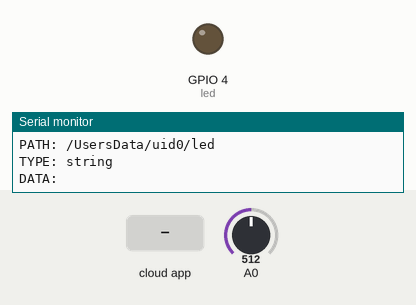
Recording of a sketch running on a simulated ESP8266 (NodeMCU). On the bench: output pins drawn as LEDs (lit = HIGH), the last lines printed to the serial monitor. Inputs (shaded band) come from the test bench; at power-on: A0 = 512. WiFi joins after 1.5 s; servers stay silent unless stated; the Firebase database answers and starts empty.

Above: at 3.2 s.
3.3 s: the phone or cloud app sets led to ON
At 5.9 s:
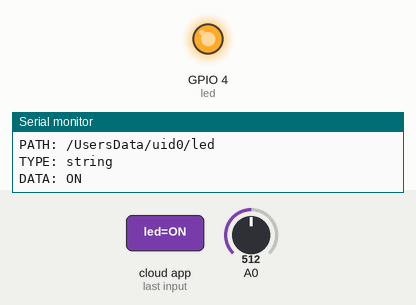
Timing chart, 0 to 7.4 s (numbered marks = the images above; inputs shaded):
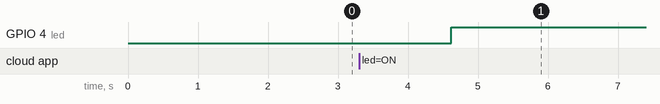

Measured:
- after the input at 3.3 s, GPIO 4 (led): LOW → HIGH after 1.3 s

The sketch:

firebase.ino
```cpp
#include <Arduino.h>
#if defined(ESP32)
  #include <WiFi.h>
#elif defined(ESP8266)
  #include <ESP8266WiFi.h>
#endif
#include <Firebase_ESP_Client.h>
#include <Wire.h>
#include <Adafruit_Sensor.h>


// Provide the token generation process info.
#include "addons/TokenHelper.h"
// Provide the RTDB payload printing info and other helper functions.
#include "addons/RTDBHelper.h"

// Insert your network credentials
#define WIFI_SSID "NOMBRE WIFI"
#define WIFI_PASSWORD "CONTRASEÑA WIFI"

// Insert Firebase project API Key
#define API_KEY "API FIREBASE"

// Insert Authorized Email and Corresponding Password
#define USER_EMAIL "CORREO"
#define USER_PASSWORD "CONTRASEÑA"

// Insert RTDB URLefine the RTDB URL
#define DATABASE_URL "BASE DE DATOS"

// Define Firebase objects
FirebaseData fbdo;
FirebaseAuth auth;
FirebaseConfig config;

// Variable to save USER UID
String uid;

// Variables to save database paths
String databasePath;
String tempPath;
String humPath;
String presPath;
String ledPath;

// BME280 sensor
//Adafruit_BME280 bme; // I2C
float temperature;
float humidity;
float pressure;
const int led = 4;//led
const int potPin = 34;//analogo read
int potValue = 0;

// Timer variables (send new readings every three minutes)
unsigned long sendDataPrevMillis = 0;
unsigned long timerDelay = 2000;

// Initialize WiFi
void initWiFi() {
  WiFi.begin(WIFI_SSID, WIFI_PASSWORD);
  Serial.print("Connecting to WiFi ..");
  while (WiFi.status() != WL_CONNECTED) {
    Serial.print('.');
    delay(1000);
  }
  Serial.println(WiFi.localIP());
  Serial.println();
}

// Write float values to the database
void sendFloat(String path, float value){
  if (Firebase.RTDB.setFloat(&fbdo, path.c_str(), value)){
    Serial.print("Writing value: ");
    Serial.print (value);
    Serial.print(" on the following path: ");
    Serial.println(path);
    Serial.println("PASSED");
    Serial.println("PATH: " + fbdo.dataPath());
    Serial.println("TYPE: " + fbdo.dataType());
  }
  else {
    Serial.println("FAILED");
    Serial.println("REASON: " + fbdo.errorReason());
  }
}
void readData(String path){
  String readIncoming ="";
  if (Firebase.RTDB.getString(&fbdo, path.c_str())){
    Serial.println("PATH: " + fbdo.dataPath());
    Serial.println("TYPE: " + fbdo.dataType());
    if(fbdo.dataType()=="string"){
      readIncoming =fbdo.stringData();
       Serial.println("DATA: " + readIncoming);
      if(readIncoming=="ON"){
        digitalWrite(led, HIGH);   // turn the LED on (HIGH is the voltage level)
        }
        else{
         digitalWrite(led, LOW);   // turn the LED on (HIGH is the voltage level)
        }
     }
    }
  else {
    Serial.println("FAILED");
    Serial.println("REASON: " + fbdo.errorReason());
  }
}

void setup(){
  Serial.begin(115200);
  pinMode(led, OUTPUT);
  // Initialize BME280 sensor
  //initBME();
  initWiFi();

  // Assign the api key (required)
  config.api_key = API_KEY;

  // Assign the user sign in credentials
  auth.user.email = USER_EMAIL;
  auth.user.password = USER_PASSWORD;

  // Assign the RTDB URL (required)
  config.database_url = DATABASE_URL;

  Firebase.reconnectWiFi(true);
  fbdo.setResponseSize(4096);

  // Assign the callback function for the long running token generation task */
  config.token_status_callback = tokenStatusCallback; //see addons/TokenHelper.h

  // Assign the maximum retry of token generation
  config.max_token_generation_retry = 5;

  // Initialize the library with the Firebase authen and config
  Firebase.begin(&config, &auth);

  // Getting the user UID might take a few seconds
  Serial.println("Getting User UID");
  while ((auth.token.uid) == "") {
    Serial.print('.');
    delay(1000);
  }
  // Print user UID
  uid = auth.token.uid.c_str();
  Serial.print("User UID: ");
  Serial.println(uid);

  // Update database path
  databasePath = "/UsersData/" + uid;

  // Update database path for sensor readings
  tempPath = databasePath + "/temperature"; // --> UsersData/<user_uid>/temperature
  humPath = databasePath + "/humidity"; // --> UsersData/<user_uid>/humidity
  presPath = databasePath + "/pressure"; // --> UsersData/<user_uid>/pressure
  ledPath = databasePath + "/led"; // --> UsersData/<user_uid>/led
}

void loop(){
  // Send new readings to database
  if (Firebase.ready() && (millis() - sendDataPrevMillis > timerDelay || sendDataPrevMillis == 0)){
    sendDataPrevMillis = millis();


    // Get latest sensor readings
    potValue = analogRead(potPin);

    //prepare data
    temperature = potValue*0.1;
    humidity = potValue*0.2;
    pressure = potValue*0.3;


    // Send readings to database:
    sendFloat(tempPath, temperature);
    sendFloat(humPath, humidity);
    sendFloat(presPath, pressure);
    readData(ledPath);
  }
}
```
